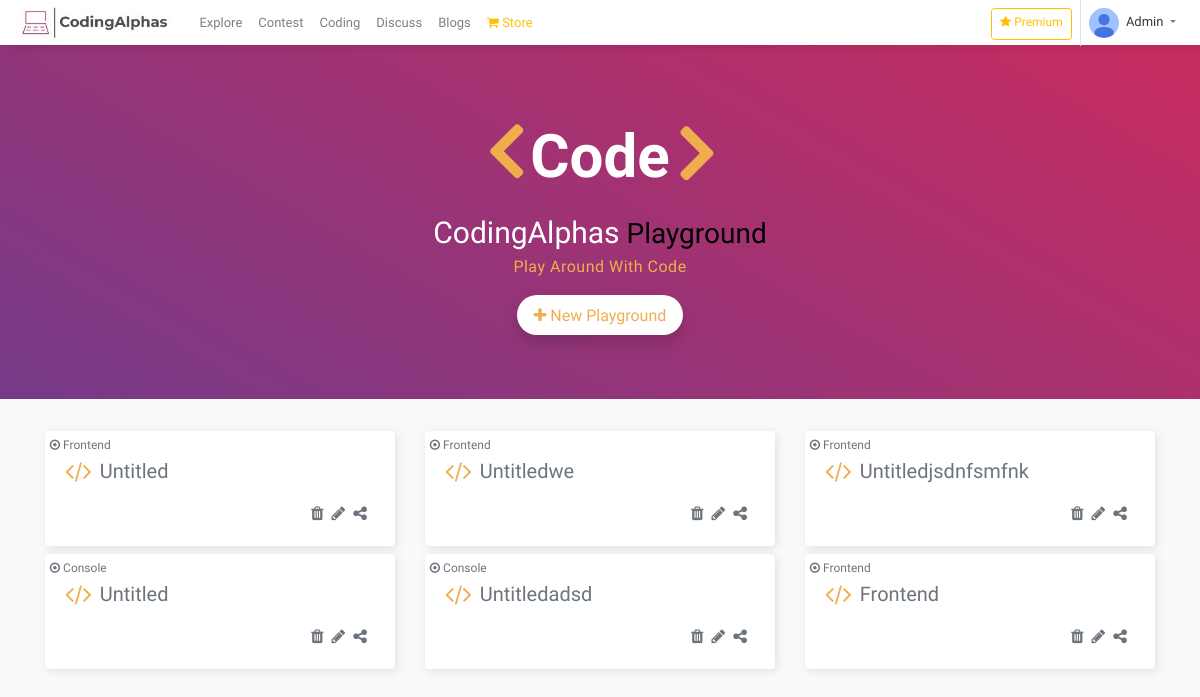
The app's page /playground/ (signed in), older data.
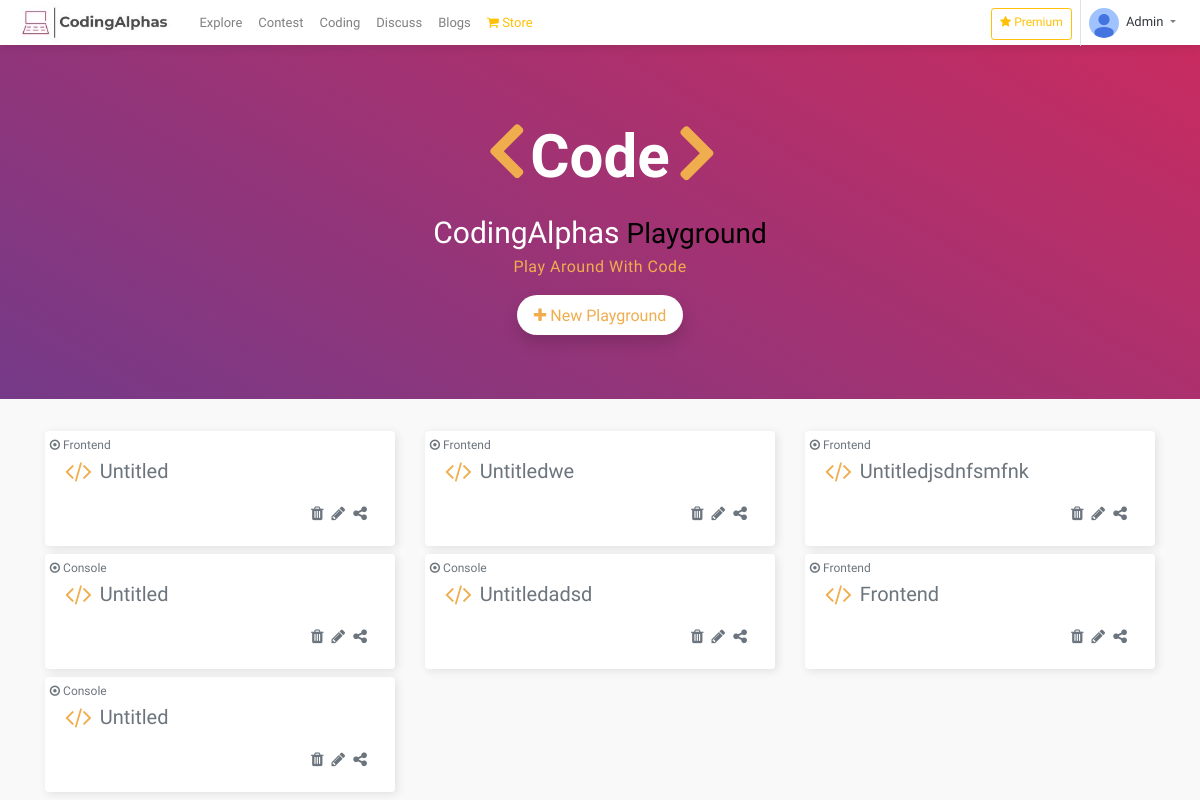
The same page, newer data.
### Playground/models.py (models this page shows, shortened)
class PlayGround(models.Model):
    CHOICE = (
        ('Console','Console'),('Frontend','Frontend'),
    )
    user = models.ForeignKey(User, related_name='playground_user', to_field='username', on_delete=models.CASCADE)
    title = models.CharField(max_length=1000,blank = False,default="Untitled")
    category = models.CharField(max_length=1000,choices = CHOICE,default="Console" )
    link = models.TextField(blank = True)
    embed = models.TextField(blank=True)
    live = models.BooleanField(default=False)

### Playground/views.py (the view)
# urls.py: path("",views.playground,name="playground"),
def playground(request,file_name="Untitled"):
    context = {}
    context['play'] = PlayGround.objects.filter(user = request.user)
    return render(request,'playground/playground.html',context)

### Playground/templates/playground/playground.html (shortened to what this page needs)
{% extends 'Core/snippets/base.html' %}
{% block header %}
{% include 'Core/snippets/header.html' %}
{% endblock %}
{% block body %}
<section class="jumbotron">
<div class="container">
    <div class="row mt-5">
        <div class="col-12 d-flex justify-content-center">
            <div style="display: flex; flex-direction: row;">
               <i class="fa fa-angle-left code2"></i>
               <span class="code1">Code</span>
               <i class="fa fa-angle-right code3"></i>
            </div>
        </div>
    </div>
    <div class="col-12 d-flex justify-content-center mt-2">
        <div>
            <div style="font-size: 28px;">
                <span style="font-size: 30px; color: white;">CodingAlphas</span> Playground
            </div>
            <div>
               <center> <p style="color:#f0ad4e; letter-spacing:0.5px; font-size: 16px; font-weight: 500;">Play Around With Code</p></center>
            </div>
    </div>
    </div>
    <div class="col-12 d-flex justify-content-center">
        <button data-toggle="modal" data-target="#exampleModal" class="btn shadow  pt-2 pl-3 pr-3" style="background-color:white; color:#f0ad4e; font-size: 16px; border-radius:25px;">
            <i class="fa fa-plus"></i>  New Playground
          </button>
    </div>
</div>
</section>
<section>
    <div class="container">
        <div class="row">
            {% if play.all.count == 0%}
            <div class="col-12">
                <center>
                    <h4 class="text-muted  mt-5">
                        No Saved Playgrounds
                    </h4>
                </center>
            </div>
            {% else %}
            {% for i in play %}
            <div class="col-12 col-md-6 col-xl-4 mb-2">
               <a href="{%if i.category == 'Console' %}/playground/create/{{i.id}}/{% else %}/playground/frontend/create/{{i.id}}/ {% endif %}" style="text-decoration: none;">
                <div class="card border-0" style="box-shadow:2px 2px 10px rgb(0,0,0,0.1);">
                    <div style="position: absolute; font-size: 12px; top:0.3rem; left:0.3rem;" class="text-muted"><i class="fa fa-dot-circle-o"></i> {{i.category}}</div>
                    <div class="card-body">
                        <div style="display: flex; flex-direction: row;" class="mt-2">
                          <i class="fa fa-code" style="color: #f0ad4e; font-size: 25px;"></i>
                          <p class="text-muted ml-2" style="font-size: 20px; margin-top:-3px ;"> {{i.title}}</p>
                        </div>
                        <div style="display: flex; justify-content: flex-end;">
                            <a class="mr-2" onclick="return confirm('Are you sure you want to delete {{i.title}}');" href="/compiler/playground/delete/{{i.id}}/">
                                <i class="fa fa-trash text-muted" ></i>
                            </a>
                            <a data-toggle="modal" data-target="#exampleModaledit{{i.id}}" class="mr-2" >
                                <i class="fa fa-pencil text-muted" ></i>
                            </a>
                            <a  class="mr-2" data-toggle="modal" data-target="#exampleModalshare{{i.id}}">
                                <i class="fa fa-share-alt text-muted" ></i>
                            </a>
                        </div>
                    </div>
                </div>
            </a>
            </div>
            {% endfor %}
            {% endif %}
        </div>
    </div>
</section>
{% endblock %}

Row changes from the older to the newer data that the page shows:
added PlayGround: category "Console", title "Untitled"
